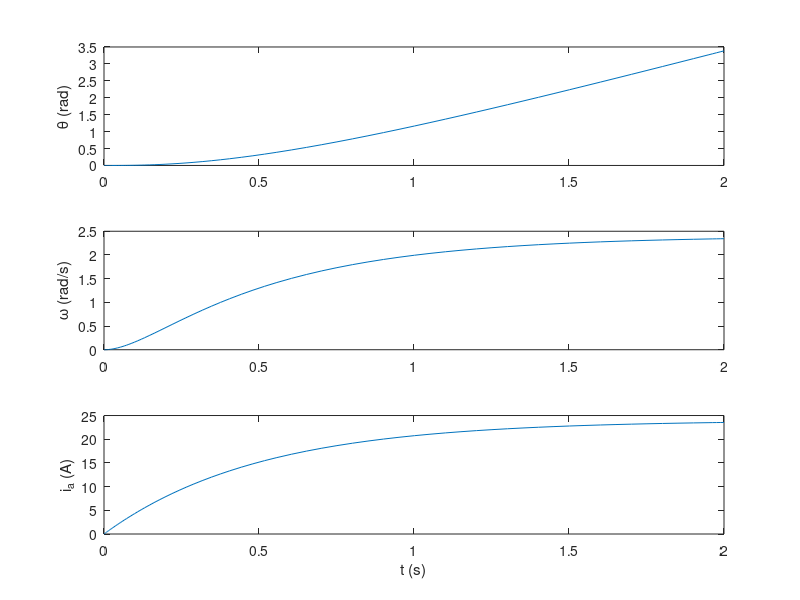

MATLAB code for this plot:
% Parameters
J = 0.01;   % kg m^2
b = 0.1;    % N m s/rad
R_a = 1.0;  % ohm
L_a = 0.5;  % H
K_t = 0.01; % N m/A
K_e = 0.01; % V s/rad

% ODE for [theta; omega; i_a]
motor_ode = @(t, x) [ ...
    x(2); ...
    (K_t * x(3) - b * x(2)) / J; ...
    (24.0 - R_a * x(3) - K_e * x(2)) / L_a ...
];

[t, x] = ode45(motor_ode, [0 2], [0; 0; 0]);

theta = x(:, 1);
omega = x(:, 2);
i_a   = x(:, 3);

figure;
subplot(3, 1, 1); plot(t, theta); ylabel('\theta (rad)');
subplot(3, 1, 2); plot(t, omega); ylabel('\omega (rad/s)');
subplot(3, 1, 3); plot(t, i_a);   ylabel('i_a (A)'); xlabel('t (s)');
